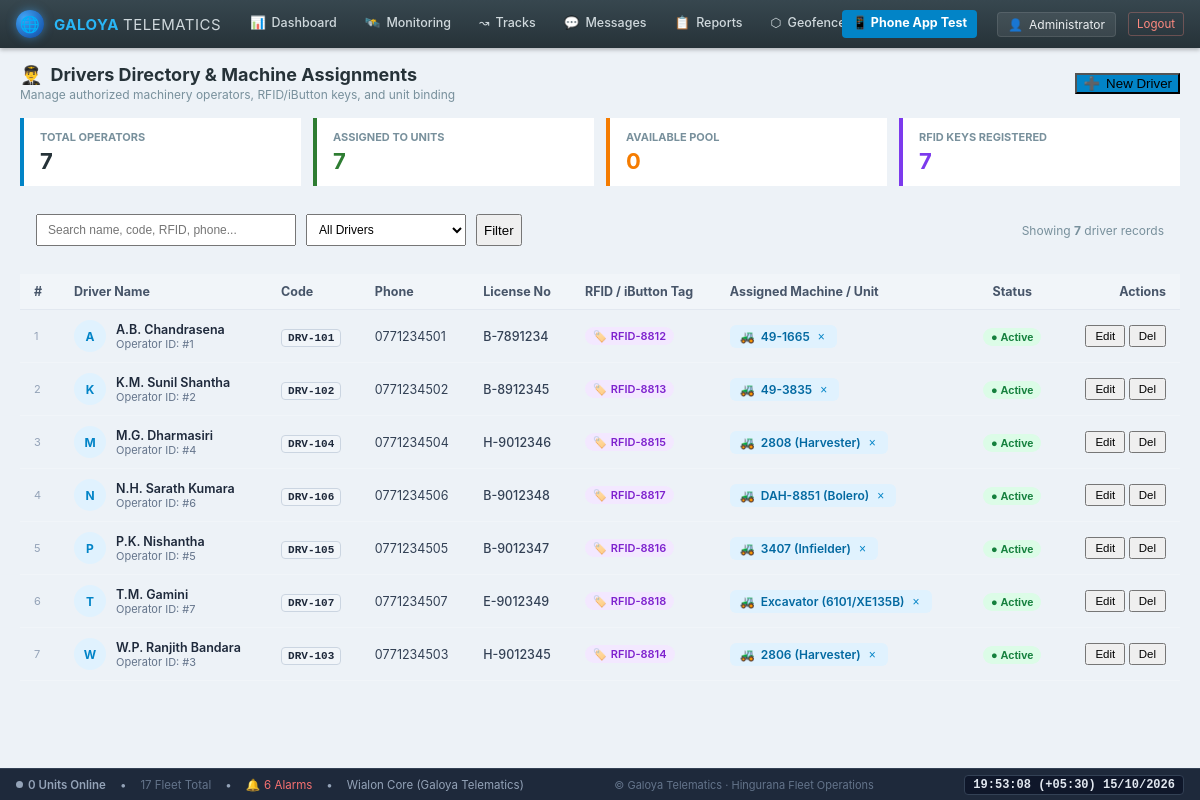
The app's page /backend/admin/drivers.php (signed in) with its own data.
### tables this page shows
CREATE TABLE IF NOT EXISTS `users` (
  `id` int(11) NOT NULL AUTO_INCREMENT,
  `name` varchar(120) NOT NULL,
  `code` varchar(50) DEFAULT NULL,
  `unit_type` enum('staff','tractor','harvester','infielder','vehicle','excavator') NOT NULL DEFAULT 'staff',
  `operation_mode` enum('light','standard','custom') NOT NULL DEFAULT 'standard',
  `phone` varchar(30) NOT NULL,
  `password_hash` varchar(255) NOT NULL,
  `role` enum('admin','staff') NOT NULL DEFAULT 'staff',
  `active` tinyint(1) NOT NULL DEFAULT 1,
  `on_duty` tinyint(1) NOT NULL DEFAULT 0,
  `last_lat` decimal(10,7) DEFAULT NULL,
  `last_lng` decimal(10,7) DEFAULT NULL,
  `last_battery` tinyint(4) DEFAULT NULL,
  `speed` float NOT NULL DEFAULT 0,
  `ignition` tinyint(1) NOT NULL DEFAULT 0,
  `motion_state` enum('moving','stationary','idle','offline') NOT NULL DEFAULT 'offline',
  `sos_active` tinyint(1) NOT NULL DEFAULT 0,
  `last_seen` datetime DEFAULT NULL,
  `created_at` datetime NOT NULL DEFAULT current_timestamp(),
  `device_type` varchar(100) NOT NULL DEFAULT 'Teltonika FMB125',
  `server_address` varchar(150) NOT NULL DEFAULT 'nl.gpsgsm.org:21448',
  `unique_id` varchar(100) DEFAULT NULL,
  `icon_key` varchar(50) NOT NULL DEFAULT 'tractor_blue',
  `mileage_val` float NOT NULL DEFAULT 0,
  `engine_hours_val` float NOT NULL DEFAULT 0,
  `gprs_traffic_val` int(11) NOT NULL DEFAULT 0,
  `consumption_rate` float NOT NULL DEFAULT 10,
  `speed_limit` int(11) NOT NULL DEFAULT 60,
  `sensors_json` longtext DEFAULT NULL,
  `properties_json` longtext DEFAULT NULL,
  PRIMARY KEY (`id`),
  UNIQUE KEY `phone` (`phone`)
);

CREATE TABLE IF NOT EXISTS `drivers` (
  `id` int(11) NOT NULL AUTO_INCREMENT,
  `name` varchar(120) NOT NULL,
  `code` varchar(50) DEFAULT NULL,
  `phone` varchar(30) DEFAULT NULL,
  `license_no` varchar(50) DEFAULT NULL,
  `rfid_code` varchar(50) DEFAULT NULL,
  `assigned_unit_id` int(11) DEFAULT NULL,
  `active` tinyint(1) NOT NULL DEFAULT 1,
  `created_at` datetime NOT NULL DEFAULT current_timestamp(),
  PRIMARY KEY (`id`),
  KEY `assigned_unit_id` (`assigned_unit_id`),
  CONSTRAINT `drivers_ibfk_1` FOREIGN KEY (`assigned_unit_id`) REFERENCES `users` (`id`) ON DELETE SET NULL
);

### backend/admin/drivers.php (the view, shortened to what the rows shown need)
<?php
require __DIR__ . '/_common.php';
$sql = "SELECT d.*, u.name as unit_name, u.code as unit_code, u.unit_type
        FROM drivers d
        LEFT JOIN users u ON d.assigned_unit_id = u.id
        WHERE 1=1";
$params = [];
$sql .= " ORDER BY d.active DESC, d.name ASC";
$drivers = q($sql, $params)->fetchAll();
layout_start('Drivers Management', 'drivers.php');
?>
<div style="padding:16px 20px">
  <div style="display:flex;justify-content:space-between;align-items:center;margin-bottom:16px;flex-wrap:wrap;gap:12px">
    <div>
      <h2 style="margin:0;font-size:18px;display:flex;align-items:center;gap:8px;color:#263238">
        <span>👨‍✈️</span> <span>Drivers Directory & Machine Assignments</span>
      </h2>
    </div>
  </div>
  <div class="card" style="padding:0;overflow-x:auto">
    <table style="width:100%;border-collapse:collapse;font-size:12.5px">
      <thead>
        <tr style="background:#f1f5f9;border-bottom:1px solid #e2e8f0;text-align:left;color:#475569">
          <th style="padding:10px 14px;width:40px">#</th>
          <th style="padding:10px 14px">Driver Name</th>
          <th style="padding:10px 14px">Code</th>
          <th style="padding:10px 14px">Phone</th>
          <th style="padding:10px 14px">License No</th>
          <th style="padding:10px 14px">RFID / iButton Tag</th>
          <th style="padding:10px 14px">Assigned Machine / Unit</th>
          <th style="padding:10px 14px;text-align:center">Status</th>
          <th style="padding:10px 14px;text-align:right">Actions</th>
        </tr>
      </thead>
      <tbody>
        <?php foreach ($drivers as $idx => $d): ?>
          <tr style="border-bottom:1px solid #f1f5f9;<?= $d['active'] ? '' : 'opacity:0.55;background:#fafafa' ?>">
            <td style="padding:10px 14px;color:#94a3b8;font-size:11px"><?= $idx + 1 ?></td>
            <td style="padding:10px 14px">
              <div style="display:flex;align-items:center;gap:10px">
                <div style="width:32px;height:32px;border-radius:50%;background:#e0f2fe;color:#0284c7;display:flex;align-items:center;justify-content:center;font-weight:700;font-size:12px">
                  <?= strtoupper(substr($d['name'], 0, 1)) ?>
                </div>
                <div>
                  <div style="font-weight:600;color:#1e293b"><?= h($d['name']) ?></div>
                  <div style="font-size:11px;color:#64748b">Operator ID: #<?= $d['id'] ?></div>
                </div>
              </div>
            </td>
            <td style="padding:10px 14px">
              <span style="background:#f1f5f9;border:1px solid #cbd5e1;padding:2px 6px;border-radius:4px;font-family:monospace;font-size:11px;font-weight:600">
                <?= h($d['code'] ?: '—') ?>
              </span>
            </td>
            <td style="padding:10px 14px;color:#334155">
              <?= h($d['phone'] ?: '—') ?>
            </td>
            <td style="padding:10px 14px;color:#334155">
              <span style="font-weight:500"><?= h($d['license_no'] ?: '—') ?></span>
            </td>
            <td style="padding:10px 14px">
              <?php if (!empty($d['rfid_code'])): ?>
                <span style="display:inline-flex;align-items:center;gap:4px;background:#f3e8ff;color:#7e22ce;padding:2px 8px;border-radius:12px;font-size:11px;font-weight:600">
                  <span>🏷️</span> <?= h($d['rfid_code']) ?>
                </span>
              <?php else: ?>
                <span style="color:#94a3b8;font-size:11px">Not Paired</span>
              <?php endif; ?>
            </td>
            <td style="padding:10px 14px">
              <?php if (!empty($d['assigned_unit_id'])): ?>
                <div style="display:inline-flex;align-items:center;gap:6px;background:#e0f2fe;color:#0369a1;padding:4px 10px;border-radius:6px;font-weight:600;font-size:12px">
                  <span>🚜</span>
                  <span><?= h($d['unit_name']) ?></span>
                  <form method="post" style="display:inline;margin:0" onsubmit="return confirm('Unbind machine from this driver?')">
                    <button type="submit" title="Unbind Unit" style="background:none;border:none;cursor:pointer;color:#0284c7;font-size:12px;padding:0 2px">×</button>
                  </form>
                </div>
              <?php else: ?>
                <span style="color:#94a3b8;font-size:11.5px;font-style:italic">Unassigned (Free Pool)</span>
              <?php endif; ?>
            </td>
            <td style="padding:10px 14px;text-align:center">
              <form method="post" style="display:inline;margin:0">
                <button type="submit" style="background:none;border:none;cursor:pointer" title="Click to toggle status">
                  <?php if ($d['active']): ?>
                    <span style="background:#dcfce7;color:#15803d;padding:3px 8px;border-radius:12px;font-size:11px;font-weight:700">● Active</span>
                  <?php else: ?>
                    <span style="background:#fee2e2;color:#b91c1c;padding:3px 8px;border-radius:12px;font-size:11px;font-weight:700">○ Inactive</span>
                  <?php endif; ?>
                </button>
              </form>
            </td>
            <td style="padding:10px 14px;text-align:right;white-space:nowrap">
              <button class="btn ghost sm" onclick="editDriver(<?= htmlspecialchars(json_encode($d), ENT_QUOTES, 'UTF-8') ?>)" style="padding:3px 8px;font-size:11.5px">Edit</button>
              <form method="post" style="display:inline;margin:0" onsubmit="return confirm('Delete driver <?= h($d['name']) ?>?')">
                <button class="btn ghost sm red" style="padding:3px 8px;font-size:11.5px">Del</button>
              </form>
            </td>
          </tr>
        <?php endforeach; ?>
      </tbody>
    </table>
  </div>
</div>
<?php layout_end(); ?>

### backend/admin/_common.php (shortened to what the rows shown need)
<?php
require_once __DIR__ . '/../bootstrap.php';
function admin(): ?array {
    return q("SELECT * FROM users WHERE id=? AND role='admin' AND active=1", [$_SESSION['admin_id']])->fetch() ?: null;
}
function require_admin(): array {
    $a = admin();
    return $a;
}
function layout_start(string $title, string $active, bool $map = false): void {
    $a = require_admin();
    ?><!doctype html>
<html lang="en">
<head>
  <link rel="stylesheet" href="assets/style.css">
</head>
<body>
  <header class="w-topbar">
    <div class="w-user">
      <div class="user-badge">
        <span>👤</span>
        <span><?= h($a['name'] ?? 'galoyap.admin') ?></span>
      </div>
    </div>
  </header>
  <main class="w-content">
<?php
}
function layout_end(): void {
    ?>
  </main>
</body>
</html>
<?php
}

### records on screen
users: name "Administrator"
drivers: name "A", name "A.B. Chandrasena", id "1", code "DRV-101", phone "0771234501", license_no "B-7891234", rfid_code "RFID-8812", assigned_unit.name "49-1665", active "● Active"
drivers: name "K", name "K.M. Sunil Shantha", id "2", code "DRV-102", phone "0771234502", license_no "B-8912345", rfid_code "RFID-8813", assigned_unit.name "49-3835", active "● Active"
drivers: name "M", name "M.G. Dharmasiri", id "4", code "DRV-104", phone "0771234504", license_no "H-9012346", rfid_code "RFID-8815", assigned_unit.name "2808 (Harvester)", active "● Active"
drivers: name "N", name "N.H. Sarath Kumara", id "6", code "DRV-106", phone "0771234506", license_no "B-9012348", rfid_code "RFID-8817", assigned_unit.name "DAH-8851 (Bolero)", active "● Active"
drivers: name "P", name "P.K. Nishantha", id "5", code "DRV-105", phone "0771234505", license_no "B-9012347", rfid_code "RFID-8816", assigned_unit.name "3407 (Infielder)", active "● Active"
drivers: name "T", name "T.M. Gamini", id "7", code "DRV-107", phone "0771234507", license_no "E-9012349", rfid_code "RFID-8818", assigned_unit.name "Excavator (6101/XE135B)", active "● Active"
drivers: name "W", name "W.P. Ranjith Bandara", id "3", code "DRV-103", phone "0771234503", license_no "H-9012345", rfid_code "RFID-8814", assigned_unit.name "2806 (Harvester)", active "● Active"

### other values on screen
$icon "📊"
$label "Dashboard"
$icon "🛰️"
$label "Monitoring"
$icon "↝"
$label "Tracks"
$icon "💬"
$label "Messages"
$icon "📋"
$label "Reports"
$icon "⬡"
count($drivers) "7"
count(array_filter($drivers, fn($d) => !empty($d['rfid_code']))) "7"
$online_units "0"
$total_units "17"
